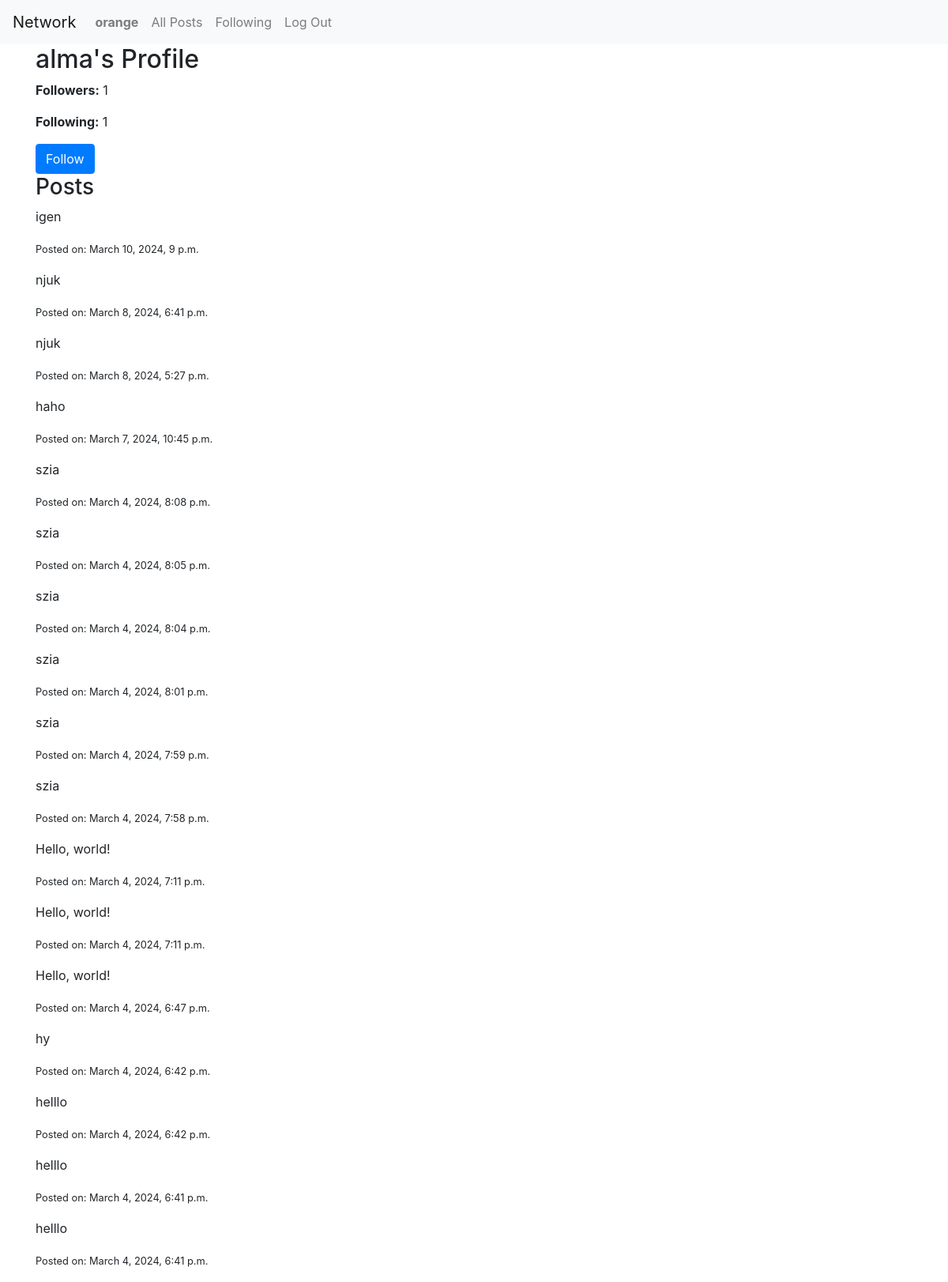
Page /profile/alma (signed in) on the committed database.
### network/models.py (models this page shows, shortened)
class User(AbstractUser):
    pass

class Post(models.Model):
    user = models.ForeignKey(User, on_delete=models.CASCADE)
    content = models.TextField()
    created_at = models.DateTimeField(auto_now_add=True)

### network/views.py (the view)
# urls.py: path('profile/<str:username>', views.profile, name='profile'),
def profile(request, username):
    user = User.objects.get(username=username)
    posts = Post.objects.filter(user=user).order_by('-created_at')
    is_following = False
    if request.user.is_authenticated and Follow.objects.filter(follower=request.user, followed=user).exists():
        is_following = True
    followers_count = Follow.objects.filter(followed=user).count()
    following_count = Follow.objects.filter(follower=user).count()
    return render(request, 'network/profile.html', {
        'user_profile': user,
        'posts': posts,
        'is_following': is_following,
        'followers_count': followers_count,
        'following_count': following_count
    })

### network/templates/network/profile.html (shortened to what this page needs)
{% extends 'network/layout.html' %}
{% load static %}
{% block body %}
<div class="container">
    <div class="profile-header">
        <h2>{{ user_profile.username }}'s Profile</h2>
        <p><strong>Followers:</strong> <span id="followers-count">{{ followers_count }}</span></p>
        <p><strong>Following:</strong> {{ following_count }}</p>
        {% if user.is_authenticated %}
            {% if user != user_profile %}
                <button id="follow-toggle-button" data-username="{{ user_profile.username }}" class="btn btn-primary">
                    {% if is_following %}Unfollow{% else %}Follow{% endif %}
                </button>
            {% endif %}
        {% endif %}
    </div>
    <div class="posts-list">
        <h3>Posts</h3>
        {% for post in posts %}
            <div class="post">
                <p>{{ post.content }}</p>
                <p><small>Posted on: {{ post.created_at }}</small></p>
            </div>
        {% endfor %}
    </div>
</div>
{% endblock %}

### network/templates/network/layout.html (shortened to what this page needs)
{% load static %}
<!DOCTYPE html>
<html lang="en">
    <head>
        <link rel="stylesheet" href="https://stackpath.bootstrapcdn.com/bootstrap/4.4.1/css/bootstrap.min.css">
        <link href="{% static 'network/styles.css' %}" rel="stylesheet">
    </head>
    <body>
        <nav class="navbar navbar-expand-lg navbar-light bg-light">
            <a class="navbar-brand" href="#">Network</a>
            <div>
              <ul class="navbar-nav mr-auto">
                {% if user.is_authenticated %}
                    <li class="nav-item">
                        <a class="nav-link" href="{% url 'profile' username=user.username %}"><strong>{{ user.username }}</strong></a>
                    </li>
                {% endif %}
                <li class="nav-item">
                  <a class="nav-link" href="{% url 'index' %}">All Posts</a>
                </li>
                {% if user.is_authenticated %}
                    <li class="nav-item">
                        <a class="nav-link" href="{% url 'following' %}">Following</a>
                    </li>
                    <li class="nav-item">
                        <a class="nav-link" href="{% url 'logout' %}">Log Out</a>
                    </li>
                {% endif %}
              </ul>
            </div>
          </nav>
        <div class="body">
            {% block body %}
            {% endblock %}
        </div>
    </body>
</html>

### rows in the picture
User: username "orange"
User: username "alma"
Post: content "igen", created_at "March 10, 2024, 9 p.m."
Post: content "njuk", created_at "March 8, 2024, 6:41 p.m."
Post: content "njuk", created_at "March 8, 2024, 5:27 p.m."
Post: content "haho", created_at "March 7, 2024, 10:45 p.m."
Post: content "szia", created_at "March 4, 2024, 8:08 p.m."
Post: content "szia", created_at "March 4, 2024, 8:05 p.m."
Post: content "szia", created_at "March 4, 2024, 8:04 p.m."
Post: content "szia", created_at "March 4, 2024, 8:01 p.m."
Post: content "szia", created_at "March 4, 2024, 7:59 p.m."
Post: content "szia", created_at "March 4, 2024, 7:58 p.m."
Post: content "Hello, world!", created_at "March 4, 2024, 7:11 p.m."
Post: content "Hello, world!", created_at "March 4, 2024, 7:11 p.m."
Post: content "Hello, world!", created_at "March 4, 2024, 6:47 p.m."
Post: content "hy", created_at "March 4, 2024, 6:42 p.m."
Post: content "helllo", created_at "March 4, 2024, 6:42 p.m."
Post: content "helllo", created_at "March 4, 2024, 6:41 p.m."
Post: content "helllo", created_at "March 4, 2024, 6:41 p.m."

### other values in the picture
{{ followers_count }} "1"
{{ following_count }} "1"
